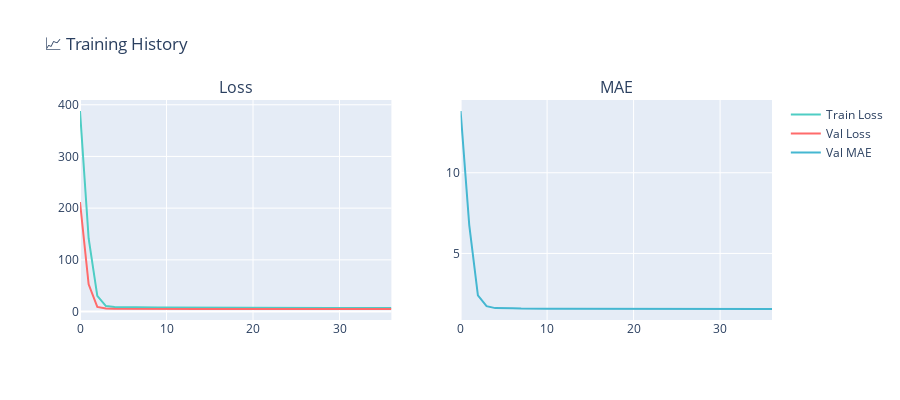

Notebook cell for this chart:
### Code cell
# Plot training history
fig = make_subplots(rows=1, cols=2, subplot_titles=['Loss', 'MAE'])

fig.add_trace(go.Scatter(y=history['train_loss'], name='Train Loss', line=dict(color='#4ECDC4')), row=1, col=1)
fig.add_trace(go.Scatter(y=history['val_loss'], name='Val Loss', line=dict(color='#FF6B6B')), row=1, col=1)
fig.add_trace(go.Scatter(y=history['val_mae'], name='Val MAE', line=dict(color='#45B7D1')), row=1, col=2)

fig.update_layout(title='📈 Training History', height=400)
fig.show()

### Figure 1 — Plotly figure (JSON) as saved in the notebook; plotly's stock layout.template omitted (floating-point values rounded to 4 significant figures)
{"data": [{"line": {"color": "#4ECDC4"}, "name": "Train Loss", "type": "scatter", "xaxis": "x", "y": [387.9, 141.3, 30.37, 10.51, 8.738, 8.302, 8.148, 7.958, 7.785, 7.77, 7.733, 7.622, 7.491, 7.444, 7.339, 7.327, 7.264, 7.185, 7.225, 7.131, 7.077, 6.958, 7.027, 7.014, 6.975, 6.989, 7.063, 6.988, 6.926, 6.831, 6.929, 6.824, 6.857, 6.767, 6.904, 6.866, 6.773], "yaxis": "y"}, {"line": {"color": "#FF6B6B"}, "name": "Val Loss", "type": "scatter", "xaxis": "x", "y": [211.9, 52.7, 9.015, 5.787, 5.333, 5.154, 5.158, 5.026, 5.133, 5.052, 4.953, 4.959, 4.931, 4.977, 4.92, 4.939, 4.945, 4.972, 4.894, 4.96, 5.024, 4.881, 4.92, 5.033, 4.948, 4.946, 4.967, 4.88, 4.939, 4.94, 4.993, 4.873, 4.88, 4.992, 5.111, 4.901, 4.927], "yaxis": "y"}, {"line": {"color": "#45B7D1"}, "name": "Val MAE", "type": "scatter", "xaxis": "x2", "y": [13.83, 6.76, 2.399, 1.735, 1.613, 1.587, 1.607, 1.587, 1.597, 1.603, 1.581, 1.574, 1.573, 1.579, 1.57, 1.571, 1.584, 1.57, 1.57, 1.582, 1.585, 1.558, 1.56, 1.58, 1.57, 1.563, 1.601, 1.572, 1.563, 1.561, 1.571, 1.559, 1.559, 1.573, 1.588, 1.559, 1.56], "yaxis": "y2"}], "layout": {"annotations": [{"font": {"size": 16}, "showarrow": false, "text": "Loss", "x": 0.225, "xanchor": "center", "xref": "paper", "y": 1, "yanchor": "bottom", "yref": "paper"}, {"font": {"size": 16}, "showarrow": false, "text": "MAE", "x": 0.775, "xanchor": "center", "xref": "paper", "y": 1, "yanchor": "bottom", "yref": "paper"}], "height": 400, "title": {"text": "📈 Training History"}, "xaxis": {"anchor": "y", "domain": [0, 0.45]}, "xaxis2": {"anchor": "y2", "domain": [0.55, 1]}, "yaxis": {"anchor": "x", "domain": [0, 1]}, "yaxis2": {"anchor": "x2", "domain": [0, 1]}}}
